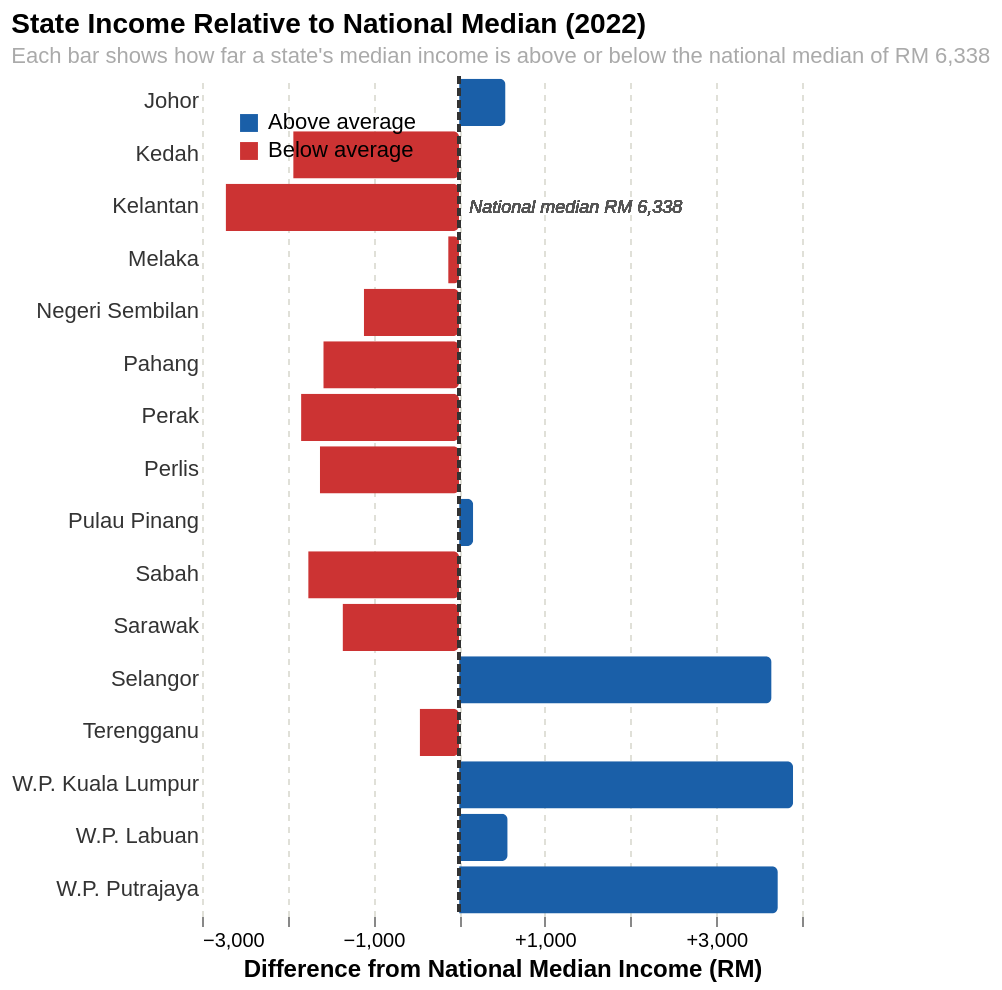

The Vega-Lite source for this figure:
### Vega-Lite specification from a JSON file in a GitHub repository (floating-point values rounded to 4 significant figures)
{"$schema": "https://vega.github.io/schema/vega-lite/v5.json", "title": {"text": "State Income Relative to National Median (2022)", "subtitle": "Each bar shows how far a state's median income is above or below the national median of RM 6,338", "fontSize": 14, "subtitleFontSize": 11, "subtitleColor": "#aaaaaa", "anchor": "start"}, "width": "container", "height": 420, "data": {"values": [{"state": "Kelantan", "income_median": 3614, "diff": -2724, "side": "Below average"}, {"state": "Kedah", "income_median": 4402, "diff": -1936, "side": "Below average"}, {"state": "Perak", "income_median": 4494, "diff": -1844, "side": "Below average"}, {"state": "Sabah", "income_median": 4577, "diff": -1761, "side": "Below average"}, {"state": "Perlis", "income_median": 4713, "diff": -1625, "side": "Below average"}, {"state": "Pahang", "income_median": 4753, "diff": -1585, "side": "Below average"}, {"state": "Sarawak", "income_median": 4978, "diff": -1360, "side": "Below average"}, {"state": "Negeri Sembilan", "income_median": 5226, "diff": -1112, "side": "Below average"}, {"state": "Terengganu", "income_median": 5878, "diff": -460, "side": "Below average"}, {"state": "Melaka", "income_median": 6210, "diff": -128, "side": "Below average"}, {"state": "Pulau Pinang", "income_median": 6502, "diff": 164, "side": "Above average"}, {"state": "Johor", "income_median": 6879, "diff": 541, "side": "Above average"}, {"state": "W.P. Labuan", "income_median": 6904, "diff": 566, "side": "Above average"}, {"state": "Selangor", "income_median": 9983, "diff": 3645, "side": "Above average"}, {"state": "W.P. Putrajaya", "income_median": 10056, "diff": 3718, "side": "Above average"}, {"state": "W.P. Kuala Lumpur", "income_median": 10234, "diff": 3896, "side": "Above average"}]}, "layer": [{"mark": {"type": "bar", "cornerRadiusEnd": 3}, "encoding": {"y": {"field": "state", "type": "nominal", "sort": {"field": "diff", "order": "ascending"}, "title": null, "axis": {"labelFontSize": 11, "labelColor": "#333333", "domain": false, "ticks": false, "grid": false}}, "x": {"field": "diff", "type": "quantitative", "title": "Difference from National Median Income (RM)", "axis": {"format": "+,.0f", "labelFontSize": 10, "titleFontSize": 12, "gridColor": "#e0e0d8", "gridDash": [3, 3], "domain": false, "tickCount": 7}}, "color": {"field": "side", "type": "nominal", "scale": {"domain": ["Above average", "Below average"], "range": ["#1a5fa8", "#cc3333"]}, "legend": {"title": null, "orient": "top-left", "labelFontSize": 11, "symbolSize": 80}}, "tooltip": [{"field": "state", "type": "nominal", "title": "State"}, {"field": "income_median", "type": "quantitative", "title": "Median Income (RM)", "format": ",.0f"}, {"field": "diff", "type": "quantitative", "title": "vs National Median (RM)", "format": "+,.0f"}]}}, {"mark": {"type": "rule", "color": "#333333", "strokeWidth": 1.5, "strokeDash": [4, 2]}, "encoding": {"x": {"datum": 0}}}, {"mark": {"type": "text", "align": "left", "dx": 5, "fontSize": 9, "fontStyle": "italic", "color": "#555555"}, "encoding": {"x": {"datum": 0}, "y": {"datum": "Kelantan", "type": "nominal"}, "text": {"value": "National median RM 6,338"}}}], "config": {"view": {"stroke": null}, "background": "#ffffff", "bar": {"binSpacing": 2}}}
